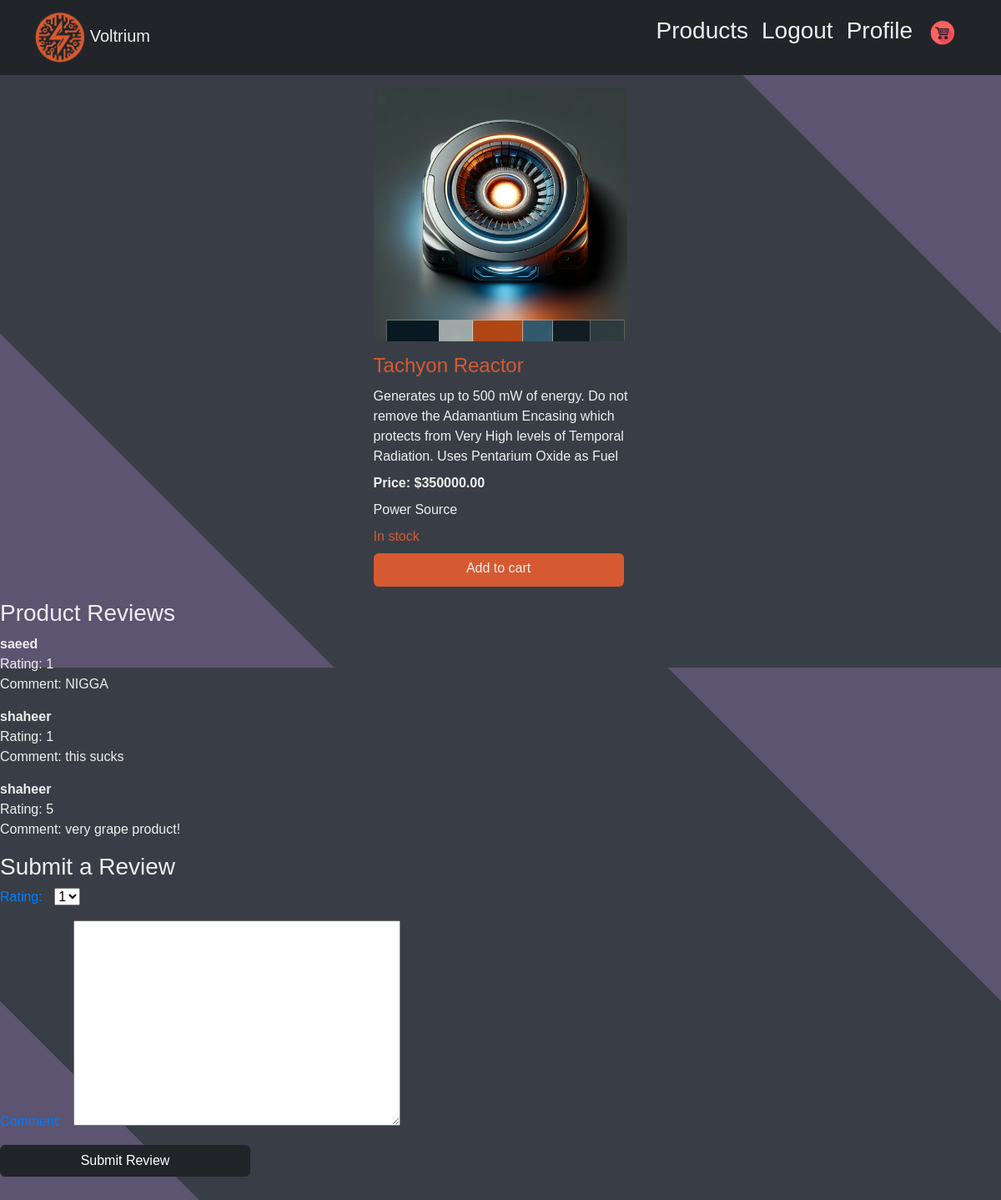
The app's page /product/16/ (signed in) with its own data.
### voltrium/models.py (models this page shows, shortened)
class Product(models.Model):
    name = models.CharField(max_length=255)
    description = models.TextField()
    price = models.DecimalField(max_digits=10, decimal_places=2)
    stock_quantity = models.IntegerField()
    category = models.ForeignKey(Category, on_delete=models.CASCADE)
    picture = models.ImageField(upload_to='product_pictures/', null=True, blank=True)

class Category(models.Model):
    category_name = models.CharField(max_length=100)
    def __str__(self):
        return self.category_name

class Review(models.Model):
    product = models.ForeignKey(Product, on_delete=models.CASCADE)
    user = models.ForeignKey(User, on_delete=models.CASCADE)
    rating = models.IntegerField()
    comment = models.TextField()
    review_date = models.DateTimeField(auto_now_add=True)

class User(AbstractBaseUser, PermissionsMixin):
    username = models.CharField(max_length=30, unique=True,null=False, default='default_username')
    first_name = models.CharField(max_length=30)
    last_name = models.CharField(max_length=30)
    phone_number = models.CharField(max_length=15, blank=True, null=True)
    password = models.CharField(max_length=30)
    is_active = models.BooleanField(default=True)
    is_staff = models.BooleanField(default=False)
    objects = CustomUserManager()
    USERNAME_FIELD = 'username'
    REQUIRED_FIELDS = []

### voltrium/views.py (the view)
# urls.py: path('product/<int:product_id>/', product_detail, name='product_detail'),
def product_detail(request, product_id):
    product = get_object_or_404(Product, pk=product_id)
    user = request.user
    has_ordered = False
    if user.is_authenticated:
        has_ordered = OrderLine.objects.filter(
            order__user=user,
            product=product,
            review_submitted=True
        ).exists()
    reviews = Review.objects.filter(product=product)
    if request.method == 'POST' and has_ordered:
        review_form = ReviewForm(request.POST)
        if review_form.is_valid():
            review = review_form.save(commit=False)
            review.product = product
            review.user = user
            review.save()
            order_line = OrderLine.objects.get(
                order__user=user,
                product=product,
                review_submitted=True
            )
            order_line.review_submitted = False
            order_line.save()
            return redirect('product_detail', product_id=product.id)
    else:
        review_form = ReviewForm()
    return render(request, 'product/product_detail.html', {
        'product': product,
        'has_ordered': has_ordered,
        'review_form': review_form,
        'reviews': reviews
    })

### voltrium/forms.py
class ReviewForm(forms.ModelForm):
    RATING_CHOICES = [
        (1, '1'),
        (2, '2'),
        (3, '3'),
        (4, '4'),
        (5, '5'),
    ]
    rating = forms.ChoiceField(choices=RATING_CHOICES, widget=forms.Select())
    class Meta:
        model = Review
        fields = ['rating', 'comment']

### voltrium/templates/product/product_detail.html (shortened to what this page needs)
{% load static %}
<!DOCTYPE html>
<html lang="en">
<head>
    <link href="https://cdn.jsdelivr.net/npm/bootstrap@5.3.2/dist/css/bootstrap.min.css" rel="stylesheet">
    <link rel="stylesheet" href="{% static 'voltrium/style/styles.css' %}">
</head>
<body>
    <div id="bg"></div>
    <nav class="navbar navbar-expand-lg navbar-dark bg-dark">
        <div class="container">
            <a class="navbar-brand" href="{% url 'home' %}">
                <img src="{% static 'images/logo.png' %}" alt="Your Logo" height="60">
                Voltrium
            </a>
            <div class="collapse navbar-collapse" id="navbarNav">
                <ul class="navbar-nav ms-auto">
                    {% if user.is_authenticated %}
                    <li class="nav-item">
                        <a class="nav-link" href="{% url 'all_products' %}">Products</a>
                    </li>
                    <li class="nav-item">
                        <a class="nav-link" href="{% url 'logout' %}">Logout</a>
                    </li>
                    <li class="nav-item">
                        <a class="nav-link" href="{% url 'profile' %}">Profile</a>
                    </li>
                    <li class="nav-item">
                        <a class="nav-link" href="{% url 'view_cart' %}">
                            <img src="{% static 'images/cart.png' %}" alt="Cart" width="40" height="40">
                        </a>
                    </li>
                    {% endif %}
                </ul>
            </div>
        </div>
    </nav>
    <div class="container">
        <div class="product-container">
            <div class="product-card">
                {% if product.picture %}
                <img src="{{ product.picture.url }}" alt="{{ product.name }}">
                {% endif %}
                <h3>{{ product.name }}</h3>
                <p>{{ product.description }}</p>
                <p class="price">Price: ${{ product.price }}</p>
                <p>{{ product.category }}</p>
                <p class="{% if product.stock_quantity > 0 %}in-stock{% else %}out-of-stock{% endif %}">
                    {% if product.stock_quantity > 0 %} In stock {% else %} Out of stock {% endif %}
                </p>
                {% if user.is_authenticated %}
                <form method="post" action="{% url 'add_to_cart' product.id %}">
                    <button type="submit" class="btn btn-dark">Add to cart</button>
                </form>
                {% else %}
                <p>Please <a href="{% url 'login' %}">log in</a> to make a purchase.</p>
                {% endif %}
            </div>
        </div>
    </div>
    <div class="review-container">
        <h3>Product Reviews</h3>
        {% if reviews %}
        <ul>
            {% for review in reviews %}
            <li class="review-card">
                <strong>{{ review.user.username }}</strong> <br>
                Rating: {{ review.rating }}<br>
                Comment: {{ review.comment }}<br>
            </li>
            {% endfor %}
        </ul>
        {% else %}
        <p>No reviews yet. Be the first to leave a review!</p>
        {% endif %}
        {% if has_ordered %}
        <h3>Submit a Review</h3>
        <form method="post" action="{% url 'product_detail' product_id=product.id %}">
            {{ review_form.as_p }}
            <button type="submit" class="btn btn-dark">Submit Review</button>
        </form>
        {% else %}
        <p>You must order this product to submit a review.</p>
        {% endif %}
    </div>
</body>
</html>

### voltrium/static/voltrium/style/styles.css (style rules this page uses)
body { font-family: 'OceanicDrift', sans-serif; background: linear-gradient(45deg, #5C5470 20%, #393E46 20%, #393E46 80%,#5C5470 20%); color: #EEEEEE; margin: 0; padding: 0; }
.navbar { background-color: #150324; }
.navbar-dark .navbar-nav .nav-link { font-size: 28px; color: #EEEEEE; }
.navbar-dark .navbar-brand { color: #EEEEEE; }
.product-container { display: flex; flex-wrap: wrap; justify-content: space-around; }
.product-card { color : #EEEEEe; margin: 15px; flex: 0 0 calc(30% - 30px); }
.product-card img { max-width: 100%; height: auto; border-radius: 8px; margin-bottom: 15px; cursor: pointer; }
.product-card h3 { font-size: 1.5rem; margin-bottom: 10px; color: #D65A31; }
.product-card p { font-size: 1rem; color: #EEEEEE; margin-bottom: 8px; }
.product-card .price { font-family: 'Nasalization', sans-serif; color: #EEEEEE; font-weight: bold; }
.product-card .in-stock, .product-card .out-of-stock { color: #D65A31; }
.product-card button.btn-dark { background-color: #D65A31; color: #EEEEEE; border: none; padding-bottom: 10px; }
form { display: flex; flex-direction: column; }
form button { background-color : #5C5470; width: 300px; align-self: center; }
#bg { position: absolute; top: 0; left: 0; width: 100%; height: 200%; z-index: -1; }
body { font-family: 'Nasalization', sans-serif; background: linear-gradient(45deg, #5C5470 20%, #393E46 20%, #393E46 80%,#5C5470 20%); color: #EEEEEE; margin: 0; padding: 0; }
ul { list-style-type: none; padding: 0; }
li { margin-bottom: 15px; }
form { display: inline; }
label { margin-right: 10px; }
p { color: #007bff; }
a { color: #007bff; text-decoration: none; }

### records on screen
Product: picture (picture), name "Tachyon Reactor", description "Generates up to 500 mW of energy. Do not remove the Adamantium Encasing which protects from Very High levels of Temporal Radiation. Uses Pentarium Oxide as Fuel", price "350000.00", category "Power Source"
Review: user.username "saeed", rating "1", comment "NIGGA"
Review: user.username "shaheer", rating "1", comment "this sucks"
Review: user.username "shaheer", rating "5", comment "very grape product!"
